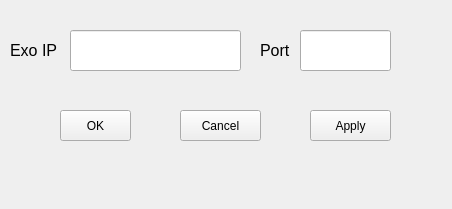
<?xml version="1.0" encoding="UTF-8"?>
<ui version="4.0">
 <class>Form</class>
 <widget class="QWidget" name="Form">
  <property name="geometry">
   <rect>
    <x>0</x>
    <y>0</y>
    <width>452</width>
    <height>209</height>
   </rect>
  </property>
  <property name="windowTitle">
   <string>Form</string>
  </property>
  <widget class="QLabel" name="label">
   <property name="geometry">
    <rect>
     <x>10</x>
     <y>40</y>
     <width>91</width>
     <height>20</height>
    </rect>
   </property>
   <property name="font">
    <font>
     <pointsize>12</pointsize>
    </font>
   </property>
   <property name="text">
    <string>Exo IP</string>
   </property>
  </widget>
  <widget class="QPushButton" name="btn_ok">
   <property name="geometry">
    <rect>
     <x>60</x>
     <y>110</y>
     <width>71</width>
     <height>31</height>
    </rect>
   </property>
   <property name="text">
    <string>OK</string>
   </property>
  </widget>
  <widget class="QPushButton" name="btn_cancel">
   <property name="geometry">
    <rect>
     <x>180</x>
     <y>110</y>
     <width>81</width>
     <height>31</height>
    </rect>
   </property>
   <property name="text">
    <string>Cancel</string>
   </property>
  </widget>
  <widget class="QLineEdit" name="ip_lineEdit">
   <property name="geometry">
    <rect>
     <x>70</x>
     <y>30</y>
     <width>171</width>
     <height>41</height>
    </rect>
   </property>
  </widget>
  <widget class="QPushButton" name="btn_apply">
   <property name="geometry">
    <rect>
     <x>310</x>
     <y>110</y>
     <width>81</width>
     <height>31</height>
    </rect>
   </property>
   <property name="text">
    <string>Apply</string>
   </property>
  </widget>
  <widget class="QLabel" name="label_2">
   <property name="geometry">
    <rect>
     <x>260</x>
     <y>40</y>
     <width>41</width>
     <height>20</height>
    </rect>
   </property>
   <property name="font">
    <font>
     <pointsize>12</pointsize>
    </font>
   </property>
   <property name="text">
    <string>Port</string>
   </property>
  </widget>
  <widget class="QLineEdit" name="port_lineEdit">
   <property name="geometry">
    <rect>
     <x>300</x>
     <y>30</y>
     <width>91</width>
     <height>41</height>
    </rect>
   </property>
  </widget>
 </widget>
 <resources/>
 <connections/>
</ui>
